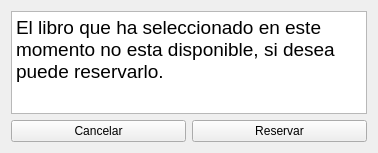
<?xml version="1.0" encoding="UTF-8"?>
<ui version="4.0">
 <class>Form</class>
 <widget class="QWidget" name="Form">
  <property name="geometry">
   <rect>
    <x>0</x>
    <y>0</y>
    <width>378</width>
    <height>153</height>
   </rect>
  </property>
  <property name="windowTitle">
   <string>Form</string>
  </property>
  <layout class="QGridLayout" name="gridLayout">
   <item row="0" column="0" colspan="2">
    <widget class="QTextBrowser" name="textBrowser">
     <property name="html">
      <string>&lt;!DOCTYPE HTML PUBLIC &quot;-//W3C//DTD HTML 4.0//EN&quot; &quot;http://www.w3.org/TR/REC-html40/strict.dtd&quot;&gt;
&lt;html&gt;&lt;head&gt;&lt;meta name=&quot;qrichtext&quot; content=&quot;1&quot; /&gt;&lt;style type=&quot;text/css&quot;&gt;
p, li { white-space: pre-wrap; }
&lt;/style&gt;&lt;/head&gt;&lt;body style=&quot; font-family:'Ubuntu'; font-size:11pt; font-weight:400; font-style:normal;&quot;&gt;
&lt;p style=&quot; margin-top:0px; margin-bottom:0px; margin-left:0px; margin-right:0px; -qt-block-indent:0; text-indent:0px;&quot;&gt;&lt;span style=&quot; font-size:14pt;&quot;&gt;El libro que ha seleccionado en este momento no esta disponible, si desea puede reservarlo.&lt;/span&gt;&lt;/p&gt;&lt;/body&gt;&lt;/html&gt;</string>
     </property>
    </widget>
   </item>
   <item row="1" column="0">
    <widget class="QPushButton" name="pushButton">
     <property name="text">
      <string>Cancelar</string>
     </property>
    </widget>
   </item>
   <item row="1" column="1">
    <widget class="QPushButton" name="pushButton_2">
     <property name="text">
      <string>Reservar</string>
     </property>
    </widget>
   </item>
  </layout>
 </widget>
 <resources/>
 <connections/>
</ui>
